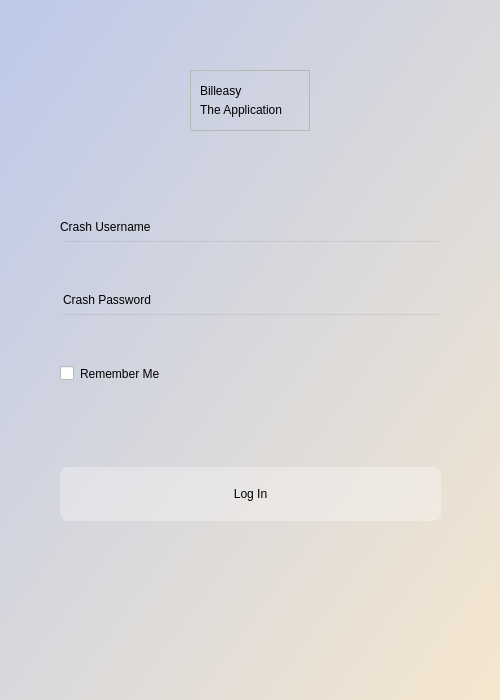
<?xml version="1.0" encoding="UTF-8"?>
<ui version="4.0">
 <class>Dialog</class>
 <widget class="QDialog" name="Dialog">
  <property name="geometry">
   <rect>
    <x>0</x>
    <y>0</y>
    <width>500</width>
    <height>700</height>
   </rect>
  </property>
  <property name="windowTitle">
   <string>Dialog</string>
  </property>
  <widget class="QWidget" name="landingLayout" native="true">
   <property name="geometry">
    <rect>
     <x>-420</x>
     <y>-570</y>
     <width>1000</width>
     <height>1400</height>
    </rect>
   </property>
   <property name="styleSheet">
    <string notr="true">QWidget#landingLayout {
	background: qlineargradient(spread:pad, x1:0, y1:0, x2:1, y2:1, stop:0 rgba(141, 176, 255, 255), stop:1 rgba(255, 236, 202, 255));
}</string>
   </property>
   <widget class="QFrame" name="applicationName">
    <property name="geometry">
     <rect>
      <x>610</x>
      <y>640</y>
      <width>120</width>
      <height>61</height>
     </rect>
    </property>
    <property name="frameShape">
     <enum>QFrame::StyledPanel</enum>
    </property>
    <property name="frameShadow">
     <enum>QFrame::Raised</enum>
    </property>
    <widget class="QLabel" name="title">
     <property name="geometry">
      <rect>
       <x>10</x>
       <y>0</y>
       <width>111</width>
       <height>41</height>
      </rect>
     </property>
     <property name="styleSheet">
      <string notr="true">font: 24pt &quot;MS Shell Dlg 2&quot;;</string>
     </property>
     <property name="text">
      <string>Billeasy</string>
     </property>
    </widget>
    <widget class="QLabel" name="subtitle">
     <property name="geometry">
      <rect>
       <x>10</x>
       <y>30</y>
       <width>101</width>
       <height>20</height>
      </rect>
     </property>
     <property name="styleSheet">
      <string notr="true">font: 10pt &quot;MS Shell Dlg 2&quot;;</string>
     </property>
     <property name="text">
      <string>The Application</string>
     </property>
    </widget>
   </widget>
   <widget class="QWidget" name="verticalLayoutWidget">
    <property name="geometry">
     <rect>
      <x>480</x>
      <y>790</y>
      <width>381</width>
      <height>301</height>
     </rect>
    </property>
    <layout class="QVBoxLayout" name="container">
     <item>
      <widget class="QLabel" name="usernameLbl">
       <property name="styleSheet">
        <string notr="true">font: 14pt &quot;MS Shell Dlg 2&quot;;</string>
       </property>
       <property name="text">
        <string>Crash Username</string>
       </property>
      </widget>
     </item>
     <item>
      <widget class="QLineEdit" name="usernameIpt">
       <property name="styleSheet">
        <string notr="true">background: transparent;
font: 12pt &quot;MS Shell Dlg 2&quot;;
padding: 7px;</string>
       </property>
       <property name="text">
        <string/>
       </property>
      </widget>
     </item>
     <item>
      <widget class="QLabel" name="passwordLbl">
       <property name="styleSheet">
        <string notr="true">font: 14pt &quot;MS Shell Dlg 2&quot;;
margin-top: 15px;</string>
       </property>
       <property name="text">
        <string>Crash Password</string>
       </property>
      </widget>
     </item>
     <item>
      <widget class="QLineEdit" name="passwordIpt">
       <property name="contextMenuPolicy">
        <enum>Qt::DefaultContextMenu</enum>
       </property>
       <property name="styleSheet">
        <string notr="true">background: transparent;
font: 12pt &quot;MS Shell Dlg 2&quot;;
padding: 7px;</string>
       </property>
       <property name="text">
        <string/>
       </property>
      </widget>
     </item>
     <item>
      <widget class="QCheckBox" name="rememberChk">
       <property name="cursor">
        <cursorShape>PointingHandCursor</cursorShape>
       </property>
       <property name="styleSheet">
        <string notr="true">font: 10pt &quot;MS Shell Dlg 2&quot;;
margin-top: 15px;</string>
       </property>
       <property name="text">
        <string>Remember Me</string>
       </property>
      </widget>
     </item>
     <item>
      <spacer name="verticalSpacer">
       <property name="orientation">
        <enum>Qt::Vertical</enum>
       </property>
       <property name="sizeHint" stdset="0">
        <size>
         <width>20</width>
         <height>40</height>
        </size>
       </property>
      </spacer>
     </item>
     <item>
      <widget class="QPushButton" name="loginBtn">
       <property name="cursor">
        <cursorShape>PointingHandCursor</cursorShape>
       </property>
       <property name="styleSheet">
        <string notr="true">* {
	border-radius: 8px;
	font: 12pt &quot;MS Shell Dlg 2&quot;;
	background: rgba(255, 255, 255, 0.3);
	padding: 20px;
}

*:hover {
	background: rgba(255, 255, 255, 0.7);
}</string>
       </property>
       <property name="text">
        <string>Log In</string>
       </property>
      </widget>
     </item>
    </layout>
   </widget>
   <widget class="QLabel" name="errorLbl">
    <property name="geometry">
     <rect>
      <x>486</x>
      <y>732</y>
      <width>371</width>
      <height>21</height>
     </rect>
    </property>
    <property name="styleSheet">
     <string notr="true">font: 10pt &quot;MS Shell Dlg 2&quot;;
color: rgba(255, 0, 0, 0.5);</string>
    </property>
    <property name="text">
     <string/>
    </property>
    <property name="alignment">
     <set>Qt::AlignCenter</set>
    </property>
   </widget>
  </widget>
 </widget>
 <resources/>
 <connections/>
</ui>
